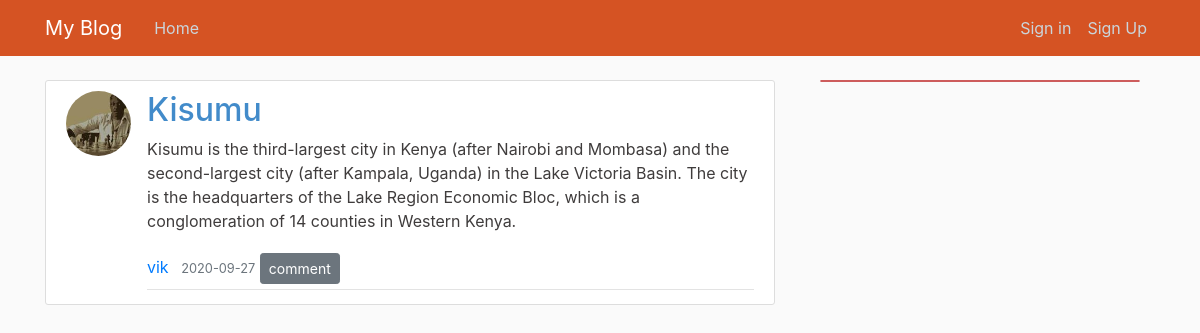
The app's page /post/4 with its own data.
### app/models.py (models this page shows, shortened)
class User(db.Model, UserMixin):
    id = db.Column(db.Integer, primary_key=True)
    username = db.Column(db.String(20), unique=True, nullable=False)
    email = db.Column(db.String(120), unique=True, nullable=False)
    image_file = db.Column(db.String(20), nullable=False, default='default.jpg')
    password = db.Column(db.String(60), nullable=False)
    posts = db.relationship('Post', backref='author', lazy=True)

class Post(db.Model):
    id = db.Column(db.Integer, primary_key=True)
    title = db.Column(db.String(100), nullable=False)
    date_posted = db.Column(db.DateTime, nullable=False, default=datetime.utcnow)
    content = db.Column(db.Text, nullable=False)
    user_id = db.Column(db.Integer, db.ForeignKey('user.id'), nullable=False)

### app/routes.py (the view)
@app.route("/post/<int:post_id>")
def post(post_id):
    post = Post.query.get_or_404(post_id)
    return render_template('post.html', title=post.title, post=post)

### app/templates/post.html (shortened to what this page needs)
{% extends "base.html" %}
{% block content %}
  <article class="media content-section">
    <img class="rounded-circle article-img" src="{{ url_for('static', filename='profile_pics/' + post.author.image_file) }}">
    <div class="media-body">
        <h2 class="article-title">{{ post.title }}</h2>
        <p class="article-content">{{ post.content }}</p>
      <div class="article-metadata">
        <a class="mr-2" href="#">{{ post.author.username }}</a>
        <small class="text-muted">{{ post.date_posted.strftime('%Y-%m-%d') }}</small>
        <a class="btn btn-secondary btn-sm mt-1 mb-1" href="{{ url_for('new_comment') }}">comment</a>
      </div>
    </div>
  </article>
{% endblock content %}

### app/static/main.css (style rules this page uses)
body { background: #fafafa; color: #3F3C3C; margin-top: 5rem; }
a { text-decoration: none; }
h1, h2, h3, h5 { color: #444444; }
.content-section { background: #ffffff; padding: 10px 20px; border: 1px solid #dddddd; border-radius: 3px; margin-bottom: 20px; }
.article-title { color: #428bca }
.article-content { white-space: pre-line; }
.article-img { height: 65px; width: 65px; margin-right: 16px; }
.article-metadata { padding-bottom: 1px; margin-bottom: 4px; border-bottom: 1px solid #e3e3e3 }

### records on screen
User: image_file (picture), author.username "vik"
Post: title "Kisumu", content "Kisumu is the third-largest city in Kenya (after Nairobi and Mombasa) and the second-largest city (after Kampala, Uganda) in the Lake Victoria Basin. The city is the headquarters of the Lake Region Economic Bloc, which is a conglomeration of 14 counties in Western Kenya.", date_posted "2020-09-27"
